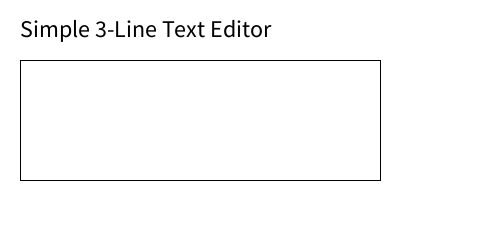
Frame 1 (no input)
Frame 60 (the mouse pressed at the canvas centre just before this capture): identical to frame 1, image omitted
Frame 120 (the mouse held since frame 60 and released just before this capture): identical to frame 1, image omitted

The Processing sketch that drew this single still picture (run headless with seeded random() and noise(); from frame 60 on, the mouse is pressed at the canvas centre):

// Processing sketch: exercise4
// ── exercise4.pde
String[] lines = {"", "", ""};

int currentLine = 0;
int maxWidth = 320;   //maximum width of each line in pixels

void setup() {
  size(500, 250);
  textSize(24);
  textAlign(LEFT, TOP);
}

void draw() {
  background(255);

  fill(0);
  text("Simple 3-Line Text Editor", 20, 20);

  //draw text box
  noFill();
  stroke(0);
  rect(20, 60, 360, 120);

  //draw the 3 lines
  fill(0);
  text(lines[0], 30, 70);
  text(lines[1], 30, 105);
  text(lines[2], 30, 140);
}

void keyPressed() {
  //BACKSPACE: delete last character
  if (key == BACKSPACE) {
    if (lines[currentLine].length() > 0) {
      lines[currentLine] = lines[currentLine].substring(0, lines[currentLine].length() - 1);
    } 
    else if (currentLine > 0) {
      currentLine--;
      if (lines[currentLine].length() > 0) {
        lines[currentLine] = lines[currentLine].substring(0, lines[currentLine].length() - 1);
      }
    }
  }

  //ENTER: go to next line
  else if (key == ENTER || key == RETURN) {
    if (currentLine < 2) {
      currentLine++;
    }
  }

  //normal typing
  else if (key != CODED) {
    String testLine = lines[currentLine] + key;

    //if line too long, move to next line automatically
    if (textWidth(testLine) > maxWidth) {
      if (currentLine < 2) {
        currentLine++;
        lines[currentLine] += key;
      }
    } else {
      lines[currentLine] += key;
    }
  }
}
